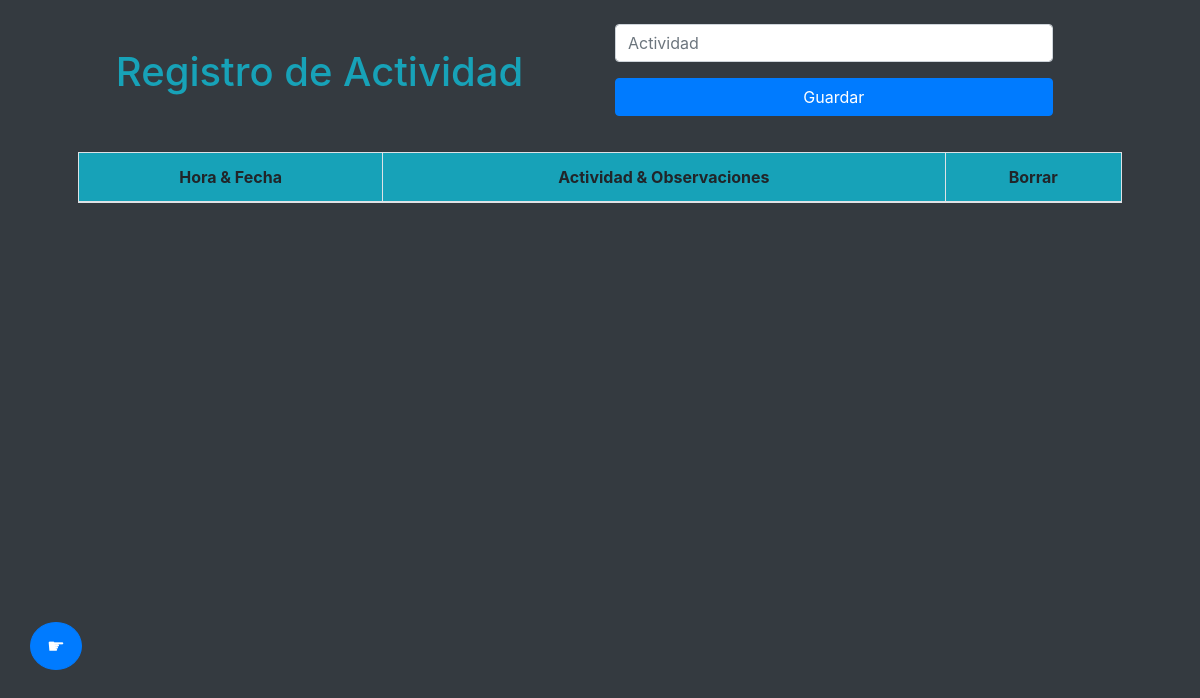
/1, run on an earlier commit of the app's database.
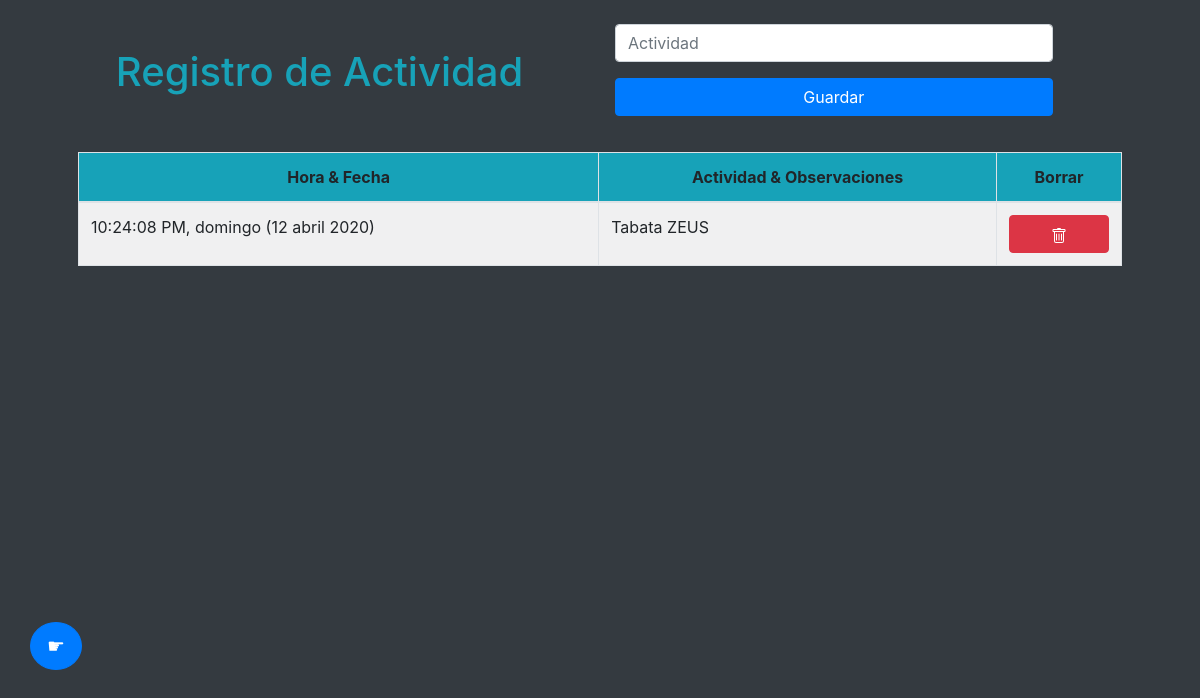
And on a later commit of the database.
### app.py (models this page shows)
class Actividad(db.Model):
    id = db.Column(db.Integer, primary_key=True)
    fecha = db.Column(db.String(200))
    observaciones = db.Column(db.String(400))

### app.py (the view)
@app.route('/<id>')
def read(id):
    actividades = Actividad.query.all()
    estaciones = Estacion.query.all()
    return render_template('index.html', actividades=actividades, estaciones=estaciones, id=int(id))

### templates/index.html (shortened to what this page needs)
<!DOCTYPE html>
<html>
<head>
    <link rel="stylesheet" href="{{ url_for('static', filename='bootstrap.css') }}">
    <link rel="stylesheet" href="{{ url_for('static', filename='main.css') }}">
</head>
<body class="bg-dark">
    <main class="container p-4">
        <div class="row">
            <div class="col-md-6">
                <h1 class="text-info text-center p-4">Registro de Actividad</h1>
            </div>
            <div class="col-md-5">
                <form action="/create/{{ id }}" method="POST">
                    <div class="form-group">
                        <input type="text" class="form-control" name="observaciones" placeholder="Actividad" autofocus>
                    </div>
                    <button type="submit" class="btn btn-primary btn-block">Guardar</button>
                </form>
            </div>
        </div>
        <div class="row p-4">
            <div class="col-md-12">
                <table class="table table-bordered table-striped table-light table-hover">
                    <thead class="text-center bg-info">
                        <th>Hora & Fecha</th>
                        <th>Actividad & Observaciones</th>
                        <th>Borrar</th>
                    </thead>
                    <tbody>
                        {% for actividad in actividades %}
                        <tr>
                            <td>{{ actividad.fecha }}</td>
                            <td>{{ actividad.observaciones}}</td>
                            <td>
                                <a href="{{ url_for('delete', id=id, identificador=actividad.id) }}"
                                    class="btn btn-danger btn-block">
                                </a>
                            </td>
                        </tr>
                        {% endfor %}
                    </tbody>
                </table>
            </div>
        </div>
        <button id="btn-comprimir" class="btn btn-primary btn-lg rounded-circle">&#9755;</button>
    </main>
</body>
</html>

### static/main.css (style rules this page uses)
#btn-comprimir { position: fixed; left: 30px; bottom: 130px; }

What changed in the data, as far as the page shows it:
added Actividad: fecha "10:24:08 PM, domingo (12 abril 2020)", observaciones "Tabata ZEUS"
